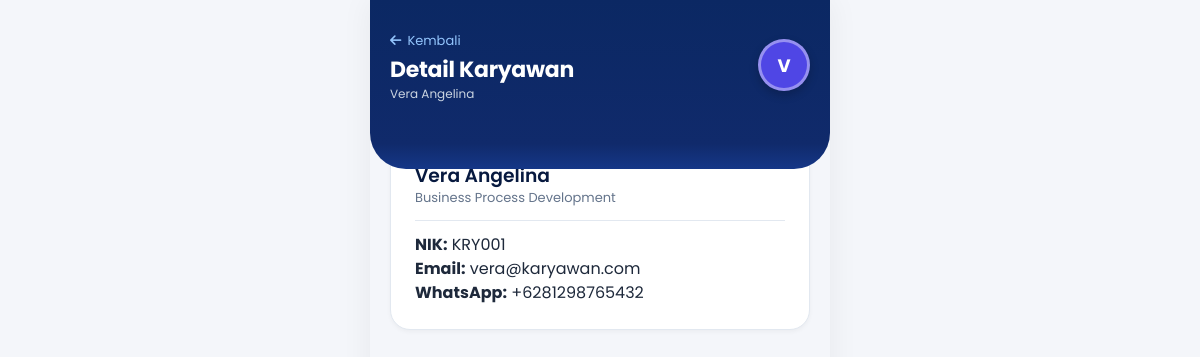
The app's page /karyawan/detail.php?id=2 (signed in) with its own data.
### tables this page shows
CREATE TABLE IF NOT EXISTS `karyawan` (
  `id` INT AUTO_INCREMENT PRIMARY KEY,
  `nik` VARCHAR(30) NOT NULL UNIQUE,
  `nama` VARCHAR(100) NOT NULL,
  `jabatan` VARCHAR(100) NOT NULL,
  `no_hp` VARCHAR(25) NOT NULL,
  `email` VARCHAR(100) NOT NULL UNIQUE,
  `password` VARCHAR(255) NOT NULL,
  `role` ENUM('admin', 'karyawan') NOT NULL DEFAULT 'karyawan',
  `avatar` VARCHAR(255) DEFAULT NULL,
  `created_at` DATETIME DEFAULT CURRENT_TIMESTAMP,
  `updated_at` DATETIME DEFAULT CURRENT_TIMESTAMP ON UPDATE CURRENT_TIMESTAMP,
  INDEX `idx_karyawan_role` (`role`),
  INDEX `idx_karyawan_nik` (`nik`),
  INDEX `idx_karyawan_email` (`email`)
);

### config/config.php (called while the page is built, shortened)
<?php
function base_url($path = '') {
    $protocol = (!empty($_SERVER['HTTPS']) && $_SERVER['HTTPS'] !== 'off' || (isset($_SERVER['SERVER_PORT']) && $_SERVER['SERVER_PORT'] == 443)) ? "https://" : "http://";
    $host = $_SERVER['HTTP_HOST'] ?? 'localhost';
    $docRoot = isset($_SERVER['DOCUMENT_ROOT']) ? rtrim(str_replace('\\', '/', realpath($_SERVER['DOCUMENT_ROOT']) ?: $_SERVER['DOCUMENT_ROOT']), '/') : '';
    $appRoot = rtrim(str_replace('\\', '/', realpath(BASEPATH) ?: BASEPATH), '/');
    $subDir = '';
    if (!empty($docRoot) && str_starts_with($appRoot, $docRoot)) {
        $subDir = substr($appRoot, strlen($docRoot));
    } else {
        $subDir = '/karyawan';
    }
    $base = rtrim($protocol . $host . $subDir, '/');
    if (!empty($path)) {
        return $base . '/' . ltrim($path, '/');
    }
    return $base;
}
function h($str) {
    return htmlspecialchars((string)($str ?? ''), ENT_QUOTES, 'UTF-8');
}
function is_logged_in() {
    return isset($_SESSION['user_id']) && !empty($_SESSION['user_id']);
}
function is_admin() {
    return is_logged_in() && (($_SESSION['user_role'] ?? '') === 'admin');
}

### karyawan/detail.php (the view, shortened to what this page needs)
<?php
$id = (int)($_GET['id'] ?? 0);
$db = getDB();
$stmt = $db->prepare("SELECT * FROM karyawan WHERE id = :id LIMIT 1");
$stmt->execute([':id' => $id]);
$karyawan = $stmt->fetch();
$stmtAbsen = $db->prepare("SELECT * FROM absensi WHERE id_karyawan = :id ORDER BY tanggal DESC LIMIT 10");
$stmtAbsen->execute([':id' => $id]);
$riwayat = $stmtAbsen->fetchAll();
if (is_admin()) {
    require_once __DIR__ . '/../includes/header.php';
    ?>
    <div class="admin-layout">
      <?php require_once __DIR__ . '/../includes/sidebar.php'; ?>
      <div class="main-wrapper">
        <?php require_once __DIR__ . '/../includes/navbar.php'; ?>
        <main class="content-area">
          <div style="margin-bottom: 20px;">
            <a href="<?= base_url('admin/karyawan.php') ?>" class="btn btn-outline btn-sm">
              <i class="fa-solid fa-arrow-left"></i> Kembali ke Data Karyawan
            </a>
          </div>
          <div class="card">
            <div class="card-header">
              <h3 class="card-title"><i class="fa-solid fa-id-badge text-accent"></i> Biodata Karyawan</h3>
              <div>
                <a href="<?= base_url('admin/edit_karyawan.php?id=' . $karyawan['id']) ?>" class="btn btn-primary btn-sm">
                  <i class="fa-solid fa-pen-to-square"></i> Edit Karyawan
                </a>
              </div>
            </div>
            <div class="card-body">
              <div style="display: flex; gap: 24px; align-items: flex-start; flex-wrap: wrap;">
                <div style="width: 80px; height: 80px; border-radius: 20px; background: linear-gradient(135deg, #0b2863, #4f46e5); color:#fff; display: flex; align-items: center; justify-content: center; font-size: 32px; font-weight: 700;">
                  <?= strtoupper(substr($karyawan['nama'], 0, 1)) ?>
                </div>
                <div style="flex: 1; min-width: 250px;">
                  <h2 style="font-size: 22px; margin-bottom: 4px;"><?= h($karyawan['nama']) ?></h2>
                  <div style="color: var(--accent); font-weight: 600; margin-bottom: 12px;"><?= h($karyawan['jabatan']) ?> &bull; <span class="badge badge-info"><?= strtoupper($karyawan['role']) ?></span></div>
                  <div style="display: grid; grid-template-columns: repeat(auto-fit, minmax(200px, 1fr)); gap: 12px; font-size: 13.5px;">
                    <div><strong>NIK:</strong> <?= h($karyawan['nik']) ?></div>
                    <div><strong>Nomor WhatsApp:</strong> +<?= h($karyawan['no_hp']) ?></div>
                    <div><strong>Email:</strong> <?= h($karyawan['email']) ?></div>
                    <div><strong>Tanggal Registrasi:</strong> <?= format_indo_date($karyawan['created_at']) ?></div>
                  </div>
                </div>
              </div>
            </div>
          </div>
          <div class="card">
            <div class="card-header">
              <h3 class="card-title"><i class="fa-solid fa-calendar-days text-accent"></i> 10 Riwayat Absensi Terakhir</h3>
            </div>
            <div class="table-responsive">
              <table class="table">
                <thead>
                  <tr>
                    <th>Tanggal</th>
                    <th>Jam Masuk</th>
                    <th>Jam Pulang</th>
                    <th>Status</th>
                    <th>Keterangan</th>
                  </tr>
                </thead>
                <tbody>
                  <?php if (empty($riwayat)): ?>
                    <tr><td colspan="5" style="text-align:center; padding: 24px; color: var(--text-muted);">Belum ada riwayat absensi untuk karyawan ini.</td></tr>
                  <?php else: ?>
                    <?php foreach ($riwayat as $r): ?>
                      <tr>
                        <td><strong><?= format_indo_date($r['tanggal']) ?></strong></td>
                        <td><?= !empty($r['jam_masuk']) ? substr($r['jam_masuk'], 0, 5) . ' WIB' : '-' ?></td>
                        <td><?= !empty($r['jam_pulang']) ? substr($r['jam_pulang'], 0, 5) . ' WIB' : '-' ?></td>
                        <td>
                          <span class="badge <?= ($r['status'] === 'Hadir') ? 'badge-success' : (($r['status'] === 'Terlambat') ? 'badge-warning' : 'badge-danger') ?>">
                            <?= h($r['status']) ?>
                          </span>
                        </td>
                        <td><?= h($r['keterangan'] ?? '-') ?></td>
                      </tr>
                    <?php endforeach; ?>
                  <?php endif; ?>
                </tbody>
              </table>
            </div>
          </div>
        </main>
      </div>
    </div>
    <?php
    require_once __DIR__ . '/../includes/footer.php';
} else {
    require_once __DIR__ . '/../includes/header.php';
    ?>
    <div class="mobile-app-container">
      <div class="mobile-header" style="padding-bottom: 50px;">
        <div class="mobile-header-top">
          <div>
            <a href="<?= base_url('karyawan/index.php') ?>" style="color: #93c5fd; font-size: 13px; display: inline-flex; align-items: center; gap: 6px; margin-bottom: 6px;">
              <i class="fa-solid fa-arrow-left"></i> Kembali
            </a>
            <h2 class="mobile-user-name">Detail Karyawan</h2>
            <div class="mobile-user-role"><?= h($karyawan['nama']) ?></div>
          </div>
          <div class="mobile-user-avatar">
            <?= strtoupper(substr($karyawan['nama'], 0, 1)) ?>
          </div>
        </div>
      </div>
      <div style="padding: 0 20px; margin-top: -30px;">
        <div class="card">
          <div class="card-body">
            <h3><?= h($karyawan['nama']) ?></h3>
            <p style="color:var(--text-muted); font-size:13px;"><?= h($karyawan['jabatan']) ?></p>
            <hr style="margin: 12px 0; border: none; border-top: 1px solid var(--border-color);">
            <p><strong>NIK:</strong> <?= h($karyawan['nik']) ?></p>
            <p><strong>Email:</strong> <?= h($karyawan['email']) ?></p>
            <p><strong>WhatsApp:</strong> +<?= h($karyawan['no_hp']) ?></p>
          </div>
        </div>
      </div>
    </div>
    <?php
    require_once __DIR__ . '/../includes/footer.php';
}
?>

### assets/css/style.css (style rules this page uses)
:root { --primary: #0b2863; --primary-light: #1e3a8a; --primary-dark: #07193f; --accent: #5d5fef; --accent-hover: #4b4de0; --secondary: #6366f1; --bg-main: #f4f6fa; --bg-card: #ffffff; --text-main: #1e293b; --text-muted: #64748b; --text-light: #94a3b8; --border-color: #e2e8f0; --success: #10b981; --success-bg: #ecfdf5; --warning: #f59e0b; --warning-bg: #fffbeb; --danger: #ef4444; --danger-bg: #fef2f2; --info: #0284c7; --info-bg: #f0f9ff; --radius-sm: 8px; --radius-md: 14px; --radius-lg: 20px; --radius-xl: 28px; --shadow-sm: 0 2px 4px rgba(0,0,0,0.04); --shadow-md: 0 6px 16px rgba(0,0,0,0.06); --shadow-lg: 0 12px 28px rgba(11,40,99,0.08); --transition: all 0.25s cubic-bezier(0.4, 0, 0.2, 1); }
* { margin: 0; padding: 0; box-sizing: border-box; }
body { font-family: 'Poppins', -apple-system, BlinkMacSystemFont, "Segoe UI", Roboto, sans-serif; background-color: var(--bg-main); color: var(--text-main); line-height: 1.5; min-height: 100vh; -webkit-font-smoothing: antialiased; }
a { text-decoration: none; color: inherit; }
h1, h2, h3, h4, h5, h6 { color: var(--primary-dark); font-weight: 600; line-height: 1.3; }
.card { background: #ffffff; border-radius: var(--radius-lg); border: 1px solid var(--border-color); box-shadow: var(--shadow-sm); margin-bottom: 24px; overflow: hidden; }
.card-body { padding: 24px; }
.mobile-app-container { max-width: 460px; margin: 0 auto; min-height: 100vh; background: #f4f6fa; position: relative; box-shadow: 0 0 30px rgba(0,0,0,0.06); padding-bottom: 90px; }
.mobile-header { background: linear-gradient(180deg, #0b2863 0%, #102a6b 85%, #153787 100%); color: #fff; padding: 28px 20px 75px 20px; border-bottom-left-radius: 36px; border-bottom-right-radius: 36px; position: relative; }
.mobile-header-top { display: flex; align-items: center; justify-content: space-between; margin-bottom: 16px; }
.mobile-user-name { font-size: 22px; font-weight: 700; color: #ffffff; letter-spacing: -0.3px; }
.mobile-user-role { font-size: 12px; color: #cbd5e1; font-weight: 400; }
.mobile-user-avatar { width: 52px; height: 52px; border-radius: 50%; border: 3px solid rgba(255, 255, 255, 0.4); background: #4f46e5; color: #fff; display: flex; align-items: center; justify-content: center; font-size: 18px; font-weight: 700; box-shadow: 0 4px 10px rgba(0,0,0,0.2); }

### records on screen
karyawan: nama "Vera Angelina", nama "V", jabatan "Business Process Development", nik "KRY001", email "vera@karyawan.com", no_hp "6281298765432"
